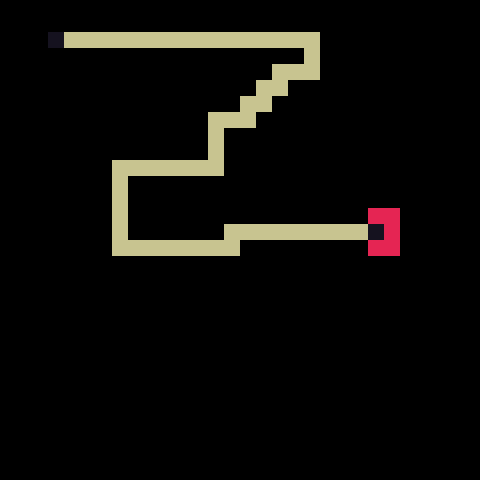

Rendered tile map (Tiled .tmx) drawn with the repository's tilesets; below, a short description and the map source with its tile grids summarised:
An orthogonal 30x30 tile map with 16x16 px tiles, 2 tile layers (Terrain, SpwanPoint) and 1 object (Goal).

<map version="1.0" orientation="orthogonal" width="30" height="30" tilewidth="16" tileheight="16">
 <tileset firstgid="1" name="SimpleTD" tilewidth="16" tileheight="16">
  <image source="../Textures/SimpleTD.png" width="128" height="128" />
 </tileset>
 <layer name="Terrain" width="30" height="30">
  <data>[900 cells, 64 non-empty, 3 distinct tile ids]</data>
 </layer>
 <layer name="SpwanPoint" width="30" height="30">
  <data>[900 cells, 1 non-empty, 1 distinct tile ids]</data>
 </layer>
 <objectgroup name="Events" width="30" height="30">
  <object name="Goal" type="Goal" x="368" y="208" width="32" height="48" />
 </objectgroup>
</map>